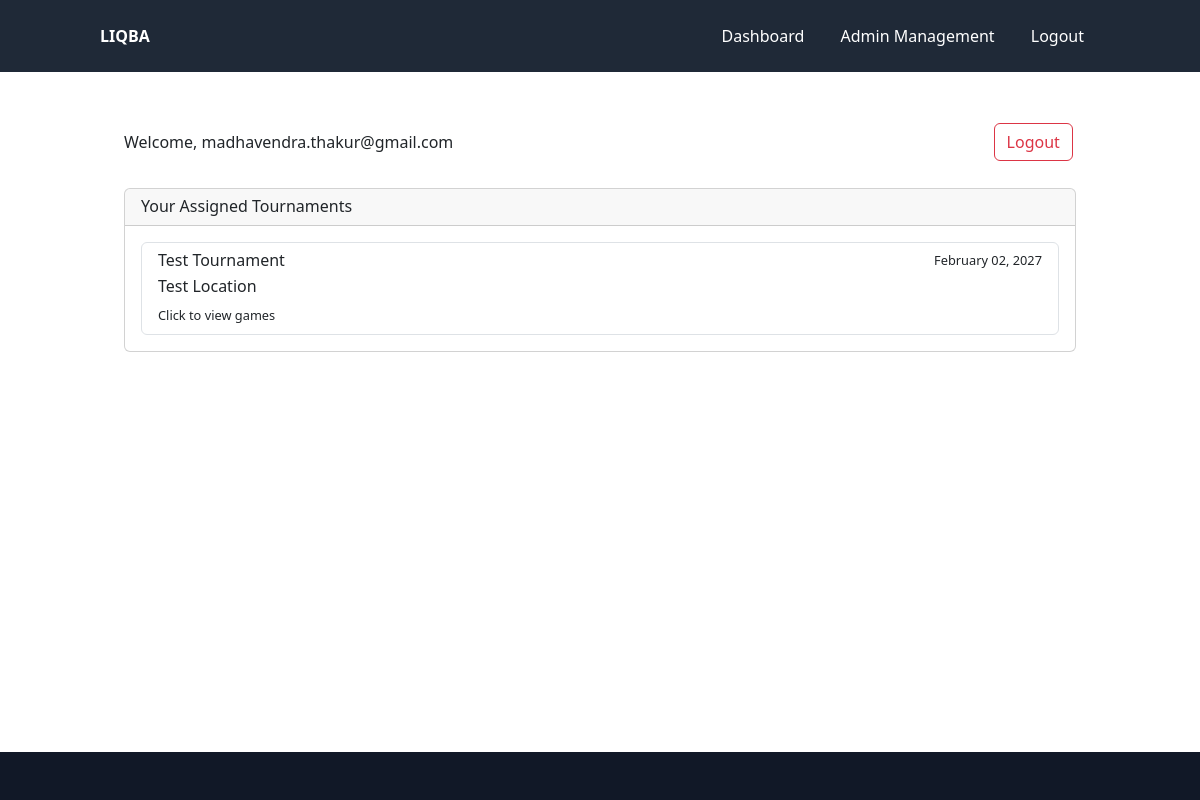
Page /reader/dashboard (signed in) on the committed database.
### models/reader.py (models this page shows, shortened)
class Reader(UserMixin, db.Model):
    __tablename__ = 'reader'
    id = db.Column(db.Integer, primary_key=True)
    email = db.Column(db.String(120), unique=True, nullable=False, index=True)
    hashed_password = db.Column(db.String(128), nullable=False)
    created_at = db.Column(db.DateTime, default=datetime.utcnow)
    last_login = db.Column(db.DateTime, nullable=True)
    tournament_assignments = db.relationship(
        'ReaderTournament',
        back_populates='reader',
        cascade='all, delete-orphan',
        single_parent=True
    )
    assigned_tournaments = association_proxy(
        'tournament_assignments', 'tournament',
        creator=lambda t: ReaderTournament(tournament=t)
    )

### models/tournament.py (models this page shows, shortened)
class Tournament(db.Model):
    __tablename__ = 'tournament'
    id = db.Column(db.Integer, primary_key=True)
    name = db.Column(db.String(100), nullable=False)
    date = db.Column(db.Date, nullable=False)
    location = db.Column(db.String(100))
    password = db.Column(db.String(10), nullable=False)
    format_json = db.Column(db.Text, nullable=False, default='{}')  # JSON format with default value
    status = db.Column(db.String(20), default='planning')  # planning, registration, active, completed
    created_at = db.Column(db.DateTime, server_default=db.func.now())
    updated_at = db.Column(db.DateTime, server_default=db.func.now(), onupdate=db.func.now())
    games = db.relationship('Game', back_populates='tournament', lazy=True, cascade='all, delete-orphan')
    questions = db.relationship('Question', back_populates='tournament_rel', lazy=True, foreign_keys='Question.tournament_id')
    team_aliases = db.relationship('TeamAlias', back_populates='tournament', lazy=True, cascade='all, delete-orphan')
    room_aliases = db.relationship('RoomAlias', back_populates='tournament', lazy=True, cascade='all, delete-orphan')
    reader_assignments = db.relationship(
        'ReaderTournament',
        back_populates='tournament',
        cascade='all, delete-orphan',
        single_parent=True
    )
    readers = association_proxy(
        'reader_assignments', 'reader',
        creator=lambda r: ReaderTournament(reader=r)
    )
    @property
    def format(self):
        return json.loads(self.format_json)
    @format.setter
    def format(self, value):
        if isinstance(value, str):
            self.format_json = value
        else:
            self.format_json = json.dumps(value)

### controllers/reader_controller.py (the view)
@reader_bp.route('/dashboard')
@login_required
def dashboard():
    tournaments = current_user.assigned_tournaments
    return render_template('reader/dashboard.html', tournaments=tournaments)

### controllers/reader_controller.py (called while the page is built)
@login_manager.user_loader
def load_reader(reader_id):
    return Reader.query.get(int(reader_id))

### templates/reader/dashboard.html (shortened to what this page needs)
{% extends "base.html" %}
{% block content %}
<div class="container mt-4">
    <div class="d-flex justify-content-between align-items-center mb-4">
        <h2>Welcome, {{ current_user.email }}</h2>
        <a href="{{ url_for('reader.logout') }}" class="btn btn-outline-danger">Logout</a>
    </div>
    <div class="card">
        <div class="card-header">
            <h4 class="mb-0">Your Assigned Tournaments</h4>
        </div>
        <div class="card-body">
            {% if tournaments %}
                <div class="list-group">
                    {% for tournament in tournaments %}
                        <a href="{{ url_for('reader.view_tournament', tournament_id=tournament.id) }}" class="list-group-item list-group-item-action">
                            <div class="d-flex w-100 justify-content-between">
                                <h5 class="mb-1">{{ tournament.name }}</h5>
                                <small>{{ tournament.date.strftime('%B %d, %Y') }}</small>
                            </div>
                            <p class="mb-1">{{ tournament.location }}</p>
                            <small>Click to view games</small>
                        </a>
                    {% endfor %}
                </div>
            {% else %}
                <div class="alert alert-info">
                    You don't have any assigned tournaments yet. Please contact an administrator.
                </div>
            {% endif %}
        </div>
    </div>
</div>
{% endblock %}

### templates/base.html (style rules this page uses)
.btn { margin: 0.2rem; }
html, body { height: 100%; }
body { display: flex; flex-direction: column; }

### rows in the picture
Reader: email "madhavendra.thakur@gmail.com"
Tournament: name "Test Tournament", date "February 02, 2027", location "Test Location"
